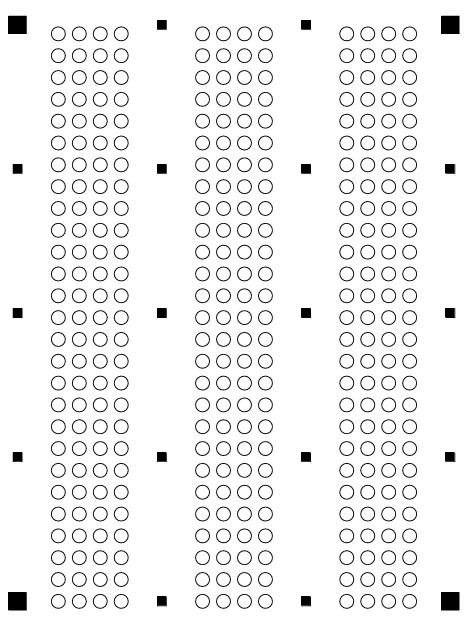
#> input picture scans/1.jpg, 472 x 623 px
$ python omr_processor2.py scans/1.jpg
#> lines starting #> are read from the running program, lines starting #| are printed output that depends on the picture; after the words box and inside, x2 and y2 are one past the last pixel; in counts of white or black regions, pixels touching at a corner belong together
#!/usr/bin/env python3
"""OMR sheet processor for images captured from generated answer sheets.

This script rectifies a photographed OMR sheet, evaluates bubble fill levels,
infers the roll number and marked answers, and optionally saves debug images
and JSON summaries.
"""

from __future__ import annotations

import argparse
import json
from dataclasses import dataclass, field
from pathlib import Path
from typing import Dict, List, Tuple

import cv2
import numpy as np


@dataclass
class Bubble:
    """Represents a single bubble on the OMR sheet."""

    kind: str  # "roll" or "question"
    center: Tuple[int, int]
    radius: int
    metadata: Dict[str, int | str] = field(default_factory=dict)
    score: float = 0.0


def parse_args() -> argparse.Namespace:
    parser = argparse.ArgumentParser(description="Process a photographed OMR sheet")
    parser.add_argument("image", type=Path, help="Path to the captured OMR sheet image")
    parser.add_argument(
        "--scale",
        type=int,
        default=4,
        help="Scaling factor for the rectified sheet relative to the PDF units",
    )
    parser.add_argument(
        "--fill-threshold",
        type=float,
        default=0.45,
        help="Fill ratio threshold for considering a bubble marked",
    )
    parser.add_argument(
        "--roll-threshold",
        type=float,
        default=0.35,
        help="Fill ratio threshold for selecting roll number digits",
    )
    parser.add_argument(
        "--output-json",
        type=Path,
        default=None,
        help="Optional path to save the extracted data as JSON",
    )
    parser.add_argument(
        "--debug-dir",
        type=Path,
        default=None,
        help="Directory to store intermediate debug images",
    )
    parser.add_argument(
        "--visualize",
        action="store_true",
        help="Save an annotated image with detected selections",
    )
    return parser.parse_args()


# [12 lines left out: function order_points, not called in this run]


def find_anchor_squares(image: np.ndarray) -> np.ndarray:
    """Locate the four corner anchor squares on the OMR sheet."""

    gray = cv2.cvtColor(image, cv2.COLOR_BGR2GRAY)
    blurred = cv2.GaussianBlur(gray, (5, 5), 0)
    binary = cv2.adaptiveThreshold(
        blurred,
        255,
        cv2.ADAPTIVE_THRESH_GAUSSIAN_C,
        cv2.THRESH_BINARY_INV,
        41,
        5,
    )
    kernel = cv2.getStructuringElement(cv2.MORPH_RECT, (5, 5))
    closed = cv2.morphologyEx(binary, cv2.MORPH_CLOSE, kernel, iterations=2)

    contours, _ = cv2.findContours(closed, cv2.RETR_EXTERNAL, cv2.CHAIN_APPROX_SIMPLE)

    # The original area threshold assumed the anchors occupied roughly 0.2% of the
    # image.  In practice the photographed sheets shrink the anchors significantly,
    # causing them to be filtered out.  Use a smaller ratio that better matches the
    # expected anchor footprint so we keep them while still ignoring tiny blobs.
    image_area = float(image.shape[0] * image.shape[1])
    min_area = max(1e-4 * image_area, 200.0)
    squares = []

    for contour in contours:
        area = cv2.contourArea(contour)
        if area < min_area:
            continue

        peri = cv2.arcLength(contour, True)
        approx = cv2.approxPolyDP(contour, 0.02 * peri, True)
        if len(approx) != 4:
            continue

        # Ensure the contour is roughly square
        pts = approx.reshape(4, 2)
        _, _, w, h = cv2.boundingRect(pts.astype(np.int32))
        ratio = w / float(h)
        if 0.6 < ratio < 1.4:
            squares.append((area, pts.astype("float32")))

    if len(squares) < 4:
        raise RuntimeError("Failed to locate the four anchor squares on the sheet")

    # Select the four largest squares (anchors)
    squares.sort(key=lambda x: x[0], reverse=True)
    anchors = np.array([sq[1] for sq in squares[:4]])
    return anchors


# [23 lines left out: function compute_warp, not called in this run]


def build_layout(scale: int = 4) -> Tuple[List[Bubble], Tuple[int, int]]:
    """Replicate the generator geometry and return a list of bubbles."""

    # Page and drawing parameters (in PDF points)
    page_width, page_height = 612, 792  # letter size in points
    square_size = 10
    margin = 50
    num_squares_width = 4

    bubble_radius = 8
    bubble_spacing_y = 25
    bubble_spacing_x = bubble_radius * 3

    available_width = page_width - (2 * margin)
    spacing_x = available_width / (num_squares_width - 1) if num_squares_width > 1 else 0
    spacing_y = spacing_x

    start_x = margin
    start_y = margin
    end_y = page_height - margin

    total_rows = int((page_height - 2 * margin) / spacing_y) + 1
    bubbles_start_y = start_y + (total_rows - 1) * spacing_y

    bubbles: List[Bubble] = []

    # Roll number configuration
    num_roll_rows = 10
    roll_label_row = 0
    roll_start_row = 1
    questions_gap_row = 11
    questions_label_row = 12
    questions_start_row = 13

    gap_center_x = start_x + (0 + 0.5) * spacing_x
    total_width = 3 * bubble_spacing_x
    gap_start_x = gap_center_x - total_width / 2

    # Roll number bubbles (3 digit columns)
    for digit_col in range(3):
        bubble_x = gap_start_x + digit_col * bubble_spacing_x
        for digit in range(num_roll_rows):
            bubble_y = bubbles_start_y - ((roll_start_row + digit) * bubble_spacing_y)
            bubbles.append(
                Bubble(
                    kind="roll",
                    center=(bubble_x, bubble_y),
                    radius=bubble_radius,
                    metadata={"column": digit_col, "digit": digit},
                )
            )

    # Question bubbles across all columns
    question_number = 1
    for col_gap in range(num_squares_width - 1):
        gap_center_x = start_x + (col_gap + 0.5) * spacing_x
        gap_start_x = gap_center_x - total_width / 2
        question_label_x = gap_start_x - 25  # unused here but kept for completeness

        if col_gap == 0:
            start_row = questions_start_row
        else:
            start_row = 0

        bubble_y = bubbles_start_y - (start_row * bubble_spacing_y)
        row_index = start_row

        while bubble_y >= start_y:
            for bubble_idx, option in enumerate("ABCD"):
                bubble_x = gap_start_x + bubble_idx * bubble_spacing_x
                bubbles.append(
                    Bubble(
                        kind="question",
                        center=(bubble_x, bubble_y),
                        radius=bubble_radius,
                        metadata={
                            "question": question_number,
                            "option": option,
                            "column": col_gap,
                            "row": row_index,
                        },
                    )
                )
            bubble_y -= bubble_spacing_y
            row_index += 1
            question_number += 1

    # Convert PDF coordinates to image coordinates (top-left origin) and scale
    scaled_bubbles: List[Bubble] = []
    for bubble in bubbles:
        x_pdf, y_pdf = bubble.center
        x_img = int(round(x_pdf * scale))
        y_img = int(round((page_height - y_pdf) * scale))
        radius_img = int(round(bubble.radius * scale))
        metadata = dict(bubble.metadata)
        scaled_bubbles.append(
            Bubble(
                kind=bubble.kind,
                center=(x_img, y_img),
                radius=radius_img,
                metadata=metadata,
            )
        )

    output_size = (int(page_width * scale), int(page_height * scale))
    return scaled_bubbles, output_size


# [159 lines left out: functions measure_bubble_scores, evaluate_roll_number, evaluate_questions, visualize_results, save_debug_images, not called in this run]


def process_sheet(args: argparse.Namespace) -> Dict[str, object]:
    bubbles_layout, output_size = build_layout(scale=args.scale)

    image = cv2.imread(str(args.image))
    if image is None:
        raise FileNotFoundError(f"Unable to read image: {args.image}")

    anchors = find_anchor_squares(image)
    warped = compute_warp(image, anchors, output_size)

    warped_gray = cv2.cvtColor(warped, cv2.COLOR_BGR2GRAY)
    blurred = cv2.GaussianBlur(warped_gray, (5, 5), 0)
    measure_bubble_scores(blurred, bubbles_layout)

    roll_result = evaluate_roll_number(bubbles_layout, args.roll_threshold)
    question_results = evaluate_questions(bubbles_layout, args.fill_threshold)

    if args.debug_dir:
        save_debug_images(args.debug_dir, image, warped, warped_gray)
        if args.visualize:
            visualize_results(warped, bubbles_layout, roll_result, question_results, args.debug_dir)

    # Prepare a lightweight summary for JSON export
    summary = {
        "image": str(args.image),
        "roll_number": roll_result,
        "questions": question_results,
        "parameters": {
            "scale": args.scale,
            "fill_threshold": args.fill_threshold,
            "roll_threshold": args.roll_threshold,
        },
    }

    if args.output_json:
        args.output_json.parent.mkdir(parents=True, exist_ok=True)
        with args.output_json.open("w", encoding="utf-8") as f:
            json.dump(summary, f, indent=2)

    return summary


def main() -> None:
    args = parse_args()
    summary = process_sheet(args)
#> in process_sheet, image is the input picture: shape (623, 472, 3); min 0, max 255, mean 240.3
#> in find_anchor_squares, `blurred = cv2.GaussianBlur(gray, (5, 5), 0)`:
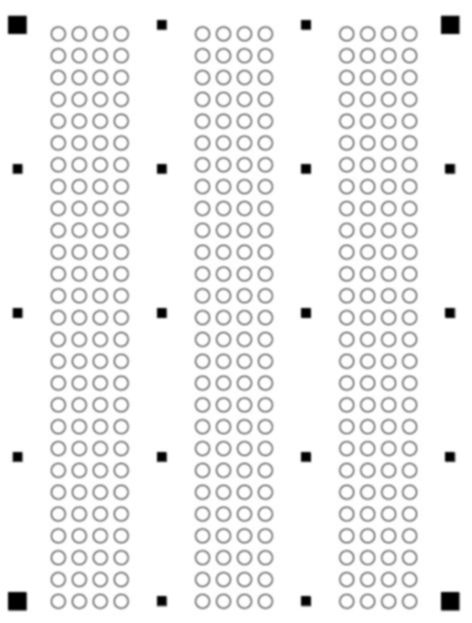
#> blurred: shape (623, 472); min 0, max 255, mean 240.3
#> in find_anchor_squares, `binary = cv2.adaptiveThreshold( blurred, 255, cv2.ADAPTIVE_THRESH_GAUS..`:
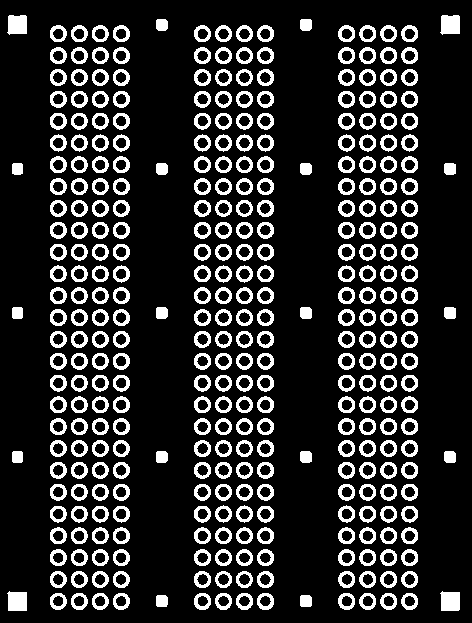
#> binary: shape (623, 472); 17.7% white; 344 white regions, largest, box (x1, y1, x2, y2) and area: (7, 591, 27, 611) 363, (440, 591, 460, 611) 362, (440, 15, 460, 35) 356
#> in find_anchor_squares, `closed = cv2.morphologyEx(binary, cv2.MORPH_CLOSE, kernel, iterations=2)`:
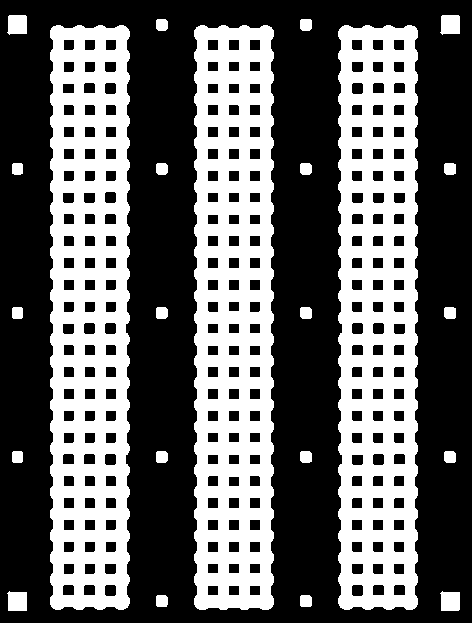
#> closed: shape (623, 472); 38.8% white; 23 white regions
#> in find_anchor_squares, `contours, _ = cv2.findContours(closed, cv2.RETR_EXTERNAL, cv2.CHAIN_AP..`: contours = 23 contours; largest, box (x1, y1, x2, y2) and area: (194, 25, 274, 610) 44042, (338, 25, 418, 610) 43980, (50, 25, 130, 610) 43978, (7, 591, 27, 611) 326, (440, 591, 460, 611) 326
#> the loop in find_anchor_squares, `for contour in contours:` made 23 passes
#> area on passes 1, 2, 5, 6, 7, 8, 9, 10, 11, 12, 13, 14: 117.5, 116.5, 116, 115, 116, 108, 116.5, 116, 116, 108, 115.5, 114.5
#> (area, peri) on passes 3, 4, 22, 23: (325.5, 73.07), (326, 73.66), (325, 72.49), (325, 72.49)
#> after the loop in find_anchor_squares, `for contour in contours:`: squares = []

    print("Roll Number:", summary["roll_number"]["string"])
    print("Digits:", summary["roll_number"]["digits"])
    print("Questions evaluated:", len(summary["questions"]))

    for question, data in list(summary["questions"].items())[:10]:
        print(
            f"Q{question:02d}: status={data['status']}, selected={data['selected']}, scores={data['scores']}"
        )

    if len(summary["questions"]) > 10:
        print("... (truncated)")


if __name__ == "__main__":
#> (the run stopped early here; a loop or call above may not have finished)

$ run again, on scans/3persp.jpg
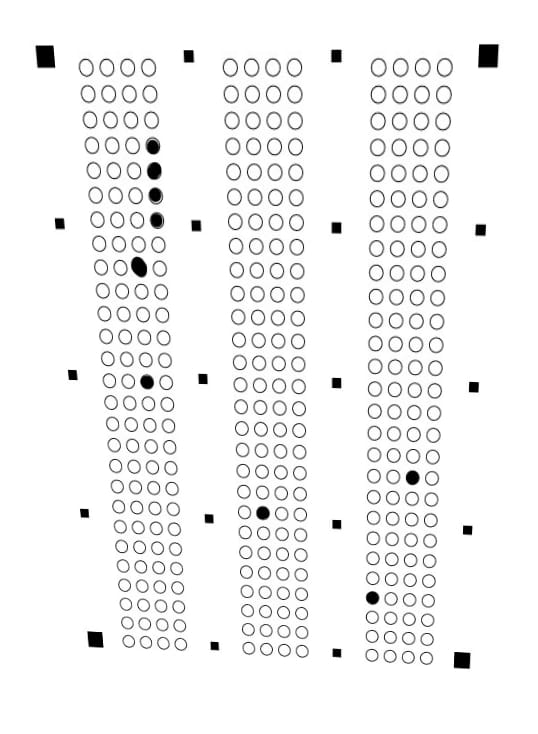
#> input picture scans/3persp.jpg, 538 x 734 px
#> in process_sheet, image is the input picture: shape (734, 538, 3); min 0, max 255, mean 243.2
#> in find_anchor_squares, `binary = cv2.adaptiveThreshold( blurred, 255, cv2.ADAPTIVE_THRESH_GAUS..`:
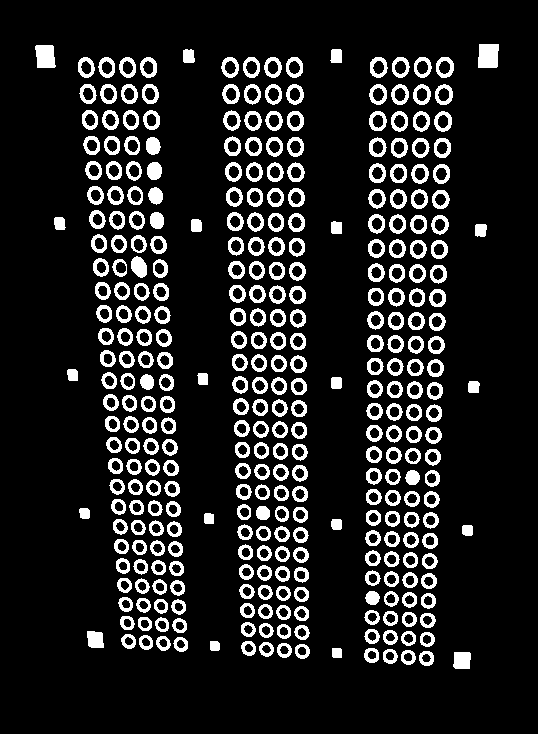
#> binary: shape (734, 538); 13.3% white; 344 white regions, largest, box (x1, y1, x2, y2) and area: (478, 44, 499, 68) 473, (35, 45, 56, 68) 419, (453, 652, 471, 669) 281
#> in find_anchor_squares, `closed = cv2.morphologyEx(binary, cv2.MORPH_CLOSE, kernel, iterations=2)`:
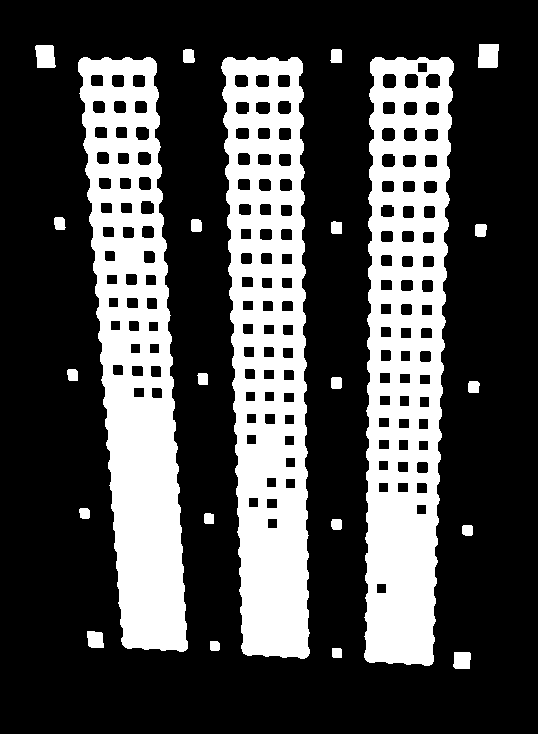
#> closed: shape (734, 538); 29.2% white; 23 white regions
#> contours = 23 contours; largest, box (x1, y1, x2, y2) and area: (364, 57, 454, 666) 43958, (221, 57, 310, 659) 42326, (78, 57, 188, 652) 40603, (478, 44, 499, 68) 430, (35, 45, 56, 68) 380
#> the loop in find_anchor_squares, `for contour in contours:` made 23 passes
#> area on passes 2, 3, 5, 6, 7, 8, 9, 10: 80, 78, 95.5, 94.5, 86.5, 90, 110.5, 108
#> after the loop in find_anchor_squares, `for contour in contours:`: squares = [(379.5, [[36, 45], [37, 67], [54, 67], [53, 46]]), (430.5, [[479, 44], [478, 67], [496, 67], [498, 44]])]
